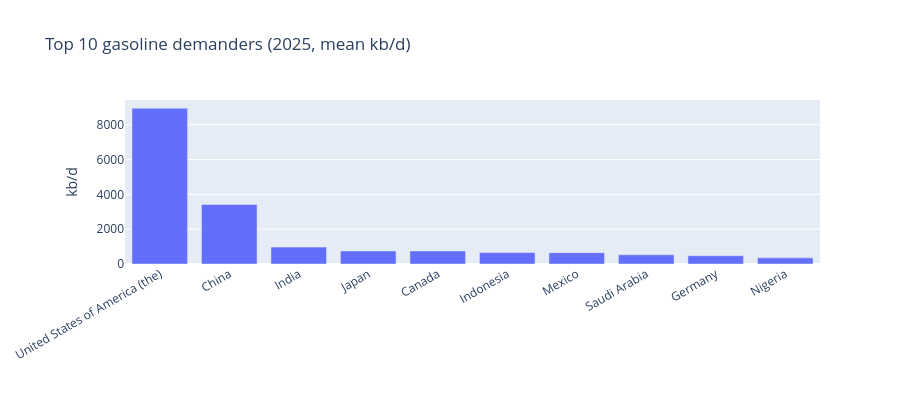

This figure's notebook cell:
### Code cell
"""Example 2 - top 10 gasoline demanders for the latest full year."""

# Latest full year = the most recent calendar year for which all 12 months are present.
yearly_complete = (
    df_sec.loc[df_sec["flow_breakdown"] == "TOTDEMO"]
          .groupby("year")["month"]
          .nunique()
)
latest_full_year = int(yearly_complete[yearly_complete == 12].index.max())
print(f"Latest full year of TOTDEMO data: {latest_full_year}")

snap = query_jodi(
    df_sec, product="GASOLINE", flow="TOTDEMO",
    date_min=f"{latest_full_year}-01-01", date_max=f"{latest_full_year}-12-01",
)
top10 = (
    snap.groupby(["ref_area", "country_name"], observed=True)["obs_value"].mean()
        .reset_index()
        .sort_values("obs_value", ascending=False)
        .head(10)
)

fig = px.bar(
    top10, x="country_name", y="obs_value",
    title=f"Top 10 gasoline demanders ({latest_full_year}, mean kb/d)",
    labels={"obs_value": "kb/d", "country_name": ""},
)
fig.update_layout(height=400, xaxis_tickangle=-30)
fig.show()

### Figure 1 — Plotly figure (JSON) as saved in the notebook; plotly's stock layout.template omitted (floating-point values rounded to 4 significant figures)
{"data": [{"hovertemplate": "=%{x}<br>kb/d=%{y}<extra></extra>", "legendgroup": "", "marker": {"color": "#636efa", "pattern": {"shape": ""}}, "name": "", "orientation": "v", "showlegend": false, "textposition": "auto", "type": "bar", "x": ["United States of America (the)", "China", "India", "Japan", "Canada", "Indonesia", "Mexico", "Saudi Arabia", "Germany", "Nigeria"], "xaxis": "x", "y": [8949.0, 3421.0, 971.2, 749.4, 748.8, 656.0, 649.4, 530.2, 475.9, 353.2], "yaxis": "y"}], "layout": {"barmode": "relative", "height": 400, "legend": {"tracegroupgap": 0}, "title": {"text": "Top 10 gasoline demanders (2025, mean kb/d)"}, "xaxis": {"anchor": "y", "domain": [0, 1], "tickangle": -30, "title": {"text": ""}}, "yaxis": {"anchor": "x", "domain": [0, 1], "title": {"text": "kb/d"}}}}
